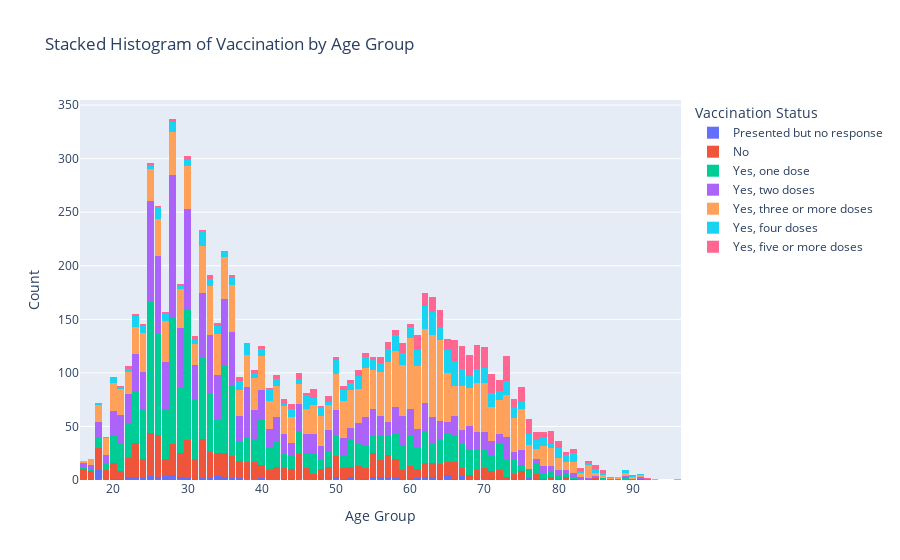

This figure's notebook cell:
### Code cell
import plotly.express as px
import pandas as pd

# Assuming original_df is your DataFrame
vaccinated_and_age = original_df[["COVID_vaccinated", 'DEMO_age']]

response_order = ["Presented but no response", "No", "Yes, one dose", "Yes, two doses", "Yes, three or more doses", "Yes, four doses", "Yes, five or more doses",]

# Create the stacked histogram using Plotly Express
fig = px.histogram(
    vaccinated_and_age, 
    x='DEMO_age', 
    color='COVID_vaccinated',  # Group by vaccination status
    barmode='stack',  # Stack the bars
    title="Stacked Histogram of Vaccination by Age Group",
    labels={'COVID_vaccinated': 'Vaccination Status', 'DEMO_age': 'Age Group'},
    category_orders={"COVID_vaccinated": response_order}  # Use dictionary for category_orders
)

# Customize the axes
fig.update_layout(
    xaxis_title="Age Group",
    yaxis_title="Count",
    bargap=0.1,  # Adjusts the gap between bars
)

# Show the plot
fig.show()

### Figure 1 — Plotly figure (JSON) as saved in the notebook; plotly's stock layout.template omitted (floating-point values rounded to 4 significant figures; data arrays with more than 128 entries replaced by an {"elided": "..."} marker saying what was removed)
{"data": [{"alignmentgroup": "True", "bingroup": "x", "hovertemplate": "Vaccination Status=Presented but no response<br>Age Group=%{x}<br>count=%{y}<extra></extra>", "legendgroup": "Presented but no response", "marker": {"color": "#636efa", "pattern": {"shape": ""}}, "name": "Presented but no response", "offsetgroup": "Presented but no response", "orientation": "v", "showlegend": true, "type": "histogram", "x": [null, 58, 74, 25, 27, 52, 18, 32, 32, 59, 58, 27, 64, 26, 23, 23, 65, 18, null, 85, 54, 67, 67, 35, 76, 62, 69, 57, 76, 65, 25, 62, 55, 52, 28, 63, 21, 56, 35, 30, 63, 82, 18, 63, 51, 18, 61, 67, 50, 58, 79, 17, 34, 26, 36, 22, null, 65, 31, 25, 34, 29, 37, 91, 66, 77, 34, null, 56, 24, 22, 27, 36, 55, null, 40, 37, 23, 27, 34, null, 71, 50, 50, 60, 25, 20, 61, 28, 22, 18, 65, 18, 18, 29, 28, 30, 33, 28, 33, 43, 18, 67, null, 26, 56, 28, 35, 57, 40, 44, 24, 52, 48, 29, null, 57, 55, null, 62, 65, null, 18], "xaxis": "x", "yaxis": "y"}, {"alignmentgroup": "True", "bingroup": "x", "hovertemplate": "Vaccination Status=No<br>Age Group=%{x}<br>count=%{y}<extra></extra>", "legendgroup": "No", "marker": {"color": "#EF553B", "pattern": {"shape": ""}}, "name": "No", "offsetgroup": "No", "orientation": "v", "showlegend": true, "type": "histogram", "x": {"elided": "997 int values"}, "xaxis": "x", "yaxis": "y"}, {"alignmentgroup": "True", "bingroup": "x", "hovertemplate": "Vaccination Status=Yes, one dose<br>Age Group=%{x}<br>count=%{y}<extra></extra>", "legendgroup": "Yes, one dose", "marker": {"color": "#00cc96", "pattern": {"shape": ""}}, "name": "Yes, one dose", "offsetgroup": "Yes, one dose", "orientation": "v", "showlegend": true, "type": "histogram", "x": {"elided": "1979 int values"}, "xaxis": "x", "yaxis": "y"}, {"alignmentgroup": "True", "bingroup": "x", "hovertemplate": "Vaccination Status=Yes, two doses<br>Age Group=%{x}<br>count=%{y}<extra></extra>", "legendgroup": "Yes, two doses", "marker": {"color": "#ab63fa", "pattern": {"shape": ""}}, "name": "Yes, two doses", "offsetgroup": "Yes, two doses", "orientation": "v", "showlegend": true, "type": "histogram", "x": {"elided": "1872 int values"}, "xaxis": "x", "yaxis": "y"}, {"alignmentgroup": "True", "bingroup": "x", "hovertemplate": "Vaccination Status=Yes, three or more doses<br>Age Group=%{x}<br>count=%{y}<extra></extra>", "legendgroup": "Yes, three or more doses", "marker": {"color": "#FFA15A", "pattern": {"shape": ""}}, "name": "Yes, three or more doses", "offsetgroup": "Yes, three or more doses", "orientation": "v", "showlegend": true, "type": "histogram", "x": {"elided": "2737 int values"}, "xaxis": "x", "yaxis": "y"}, {"alignmentgroup": "True", "bingroup": "x", "hovertemplate": "Vaccination Status=Yes, four doses<br>Age Group=%{x}<br>count=%{y}<extra></extra>", "legendgroup": "Yes, four doses", "marker": {"color": "#19d3f3", "pattern": {"shape": ""}}, "name": "Yes, four doses", "offsetgroup": "Yes, four doses", "orientation": "v", "showlegend": true, "type": "histogram", "x": {"elided": "708 int values"}, "xaxis": "x", "yaxis": "y"}, {"alignmentgroup": "True", "bingroup": "x", "hovertemplate": "Vaccination Status=Yes, five or more doses<br>Age Group=%{x}<br>count=%{y}<extra></extra>", "legendgroup": "Yes, five or more doses", "marker": {"color": "#FF6692", "pattern": {"shape": ""}}, "name": "Yes, five or more doses", "offsetgroup": "Yes, five or more doses", "orientation": "v", "showlegend": true, "type": "histogram", "x": {"elided": "534 int values"}, "xaxis": "x", "yaxis": "y"}], "layout": {"bargap": 0.1, "barmode": "stack", "legend": {"title": {"text": "Vaccination Status"}, "tracegroupgap": 0}, "title": {"text": "Stacked Histogram of Vaccination by Age Group"}, "xaxis": {"anchor": "y", "domain": [0, 1], "title": {"text": "Age Group"}}, "yaxis": {"anchor": "x", "domain": [0, 1], "title": {"text": "Count"}}}}
